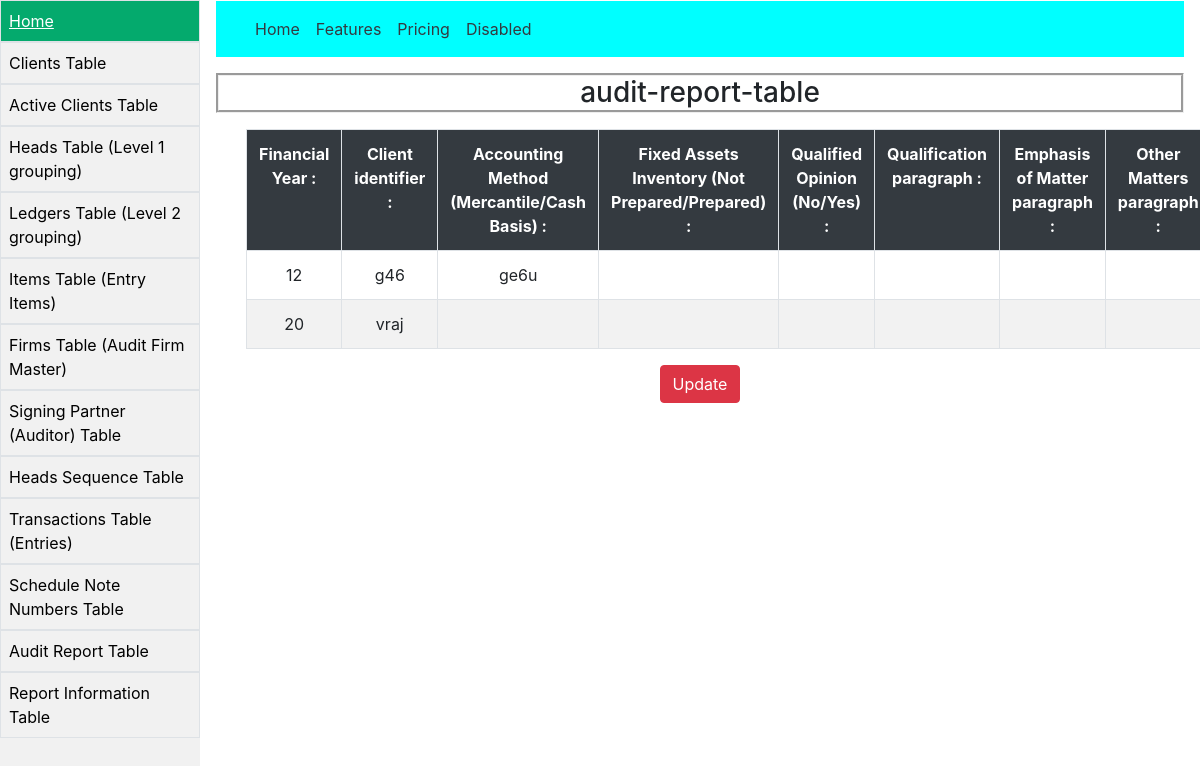
The page /form/display/audit-report-table-display.php on the database as committed earlier.
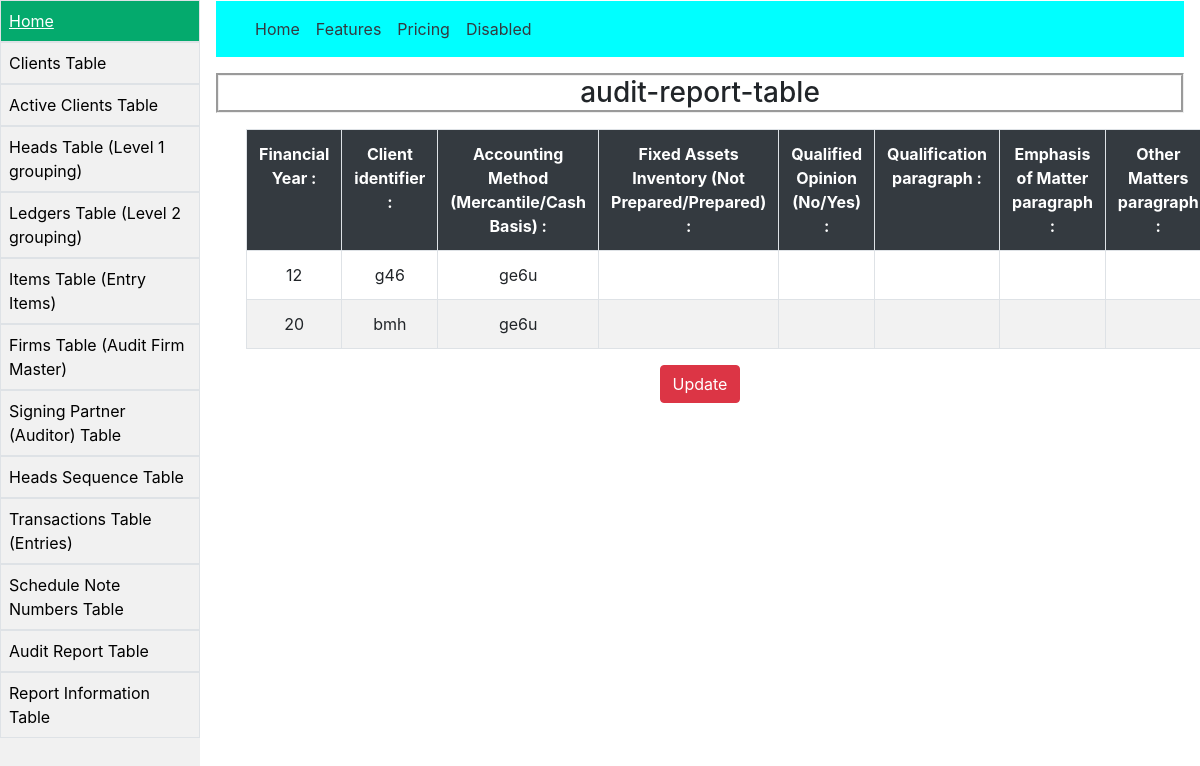
The same page on the database as committed later.
### tables this page shows
CREATE TABLE `audit_report_table` (
  `FY` varchar(255) NOT NULL,
  `CID` varchar(255) NOT NULL,
  `ACBASE` varchar(255) NOT NULL,
  `FAI` varchar(255) NOT NULL,
  `OPN` varchar(255) NOT NULL,
  `QLF` varchar(255) NOT NULL,
  `EOM` varchar(255) NOT NULL,
  `AOM` varchar(255) NOT NULL
);

### form/display/audit-report-table-display.php (the view, shortened to what this page needs)
<!DOCTYPE html>
<html lang="en" dir="ltr">
<head>
  <link rel="stylesheet" href="../style.css">
  <link href='https://unpkg.com/boxicons@2.0.7/css/boxicons.min.css' rel='stylesheet'>
  <link rel="stylesheet" href="https://maxcdn.bootstrapcdn.com/bootstrap/4.0.0/css/bootstrap.min.css">
</head>
<body>
  <div class="sidebar">
    <a class="formate border active" href="display-index.php">Home</a>
    <a class="formate border" href="clients-table-display.php">Clients Table</a>
    <a class="formate border" href="active-clients-table-display.php">Active Clients Table</a>
    <a class="formate border" href="heads-table-display.php">Heads Table (Level 1 grouping)</a>
    <a class="formate border" href="ledgers-table-display.php">Ledgers Table (Level 2 grouping)</a>
    <a class="formate border" href="items-table-display.php">Items Table (Entry Items)</a>
    <a class="formate border" href="firms-table-display.php">Firms Table (Audit Firm Master)</a>
    <a class="formate border" href="signing-partner-table-display.php">Signing Partner (Auditor) Table</a>
        <a class="formate border" href="heads-sequence-table-display.php">Heads Sequence Table</a>
    <a class="formate border" href="transactions-table-display.php">Transactions Table (Entries)</a>
    <a class="formate border" href="schedule-note-numbers-table-display.php">Schedule Note Numbers Table</a>
    <a class="formate border" href="audit-report-table-display.php">Audit Report Table</a>
    <a class="formate border" href="report-information-table-display.php">Report Information Table</a>
  </div>
  <div class="content ">
    <div class="fixed">
      <nav style="background-color:rgb(0, 255, 255) ;" class="navbar navbar-expand-lg bg-body-tertiary ">
        <div class="container-fluid">
          <div class="collapse navbar-collapse" id="navbarNav">
            <ul class="navbar-nav">
              <li class="nav-item">
                <a class="nav-link text-dark " aria-current="page" href="#">Home</a>
              </li>
              <li class="nav-item">
                <a class="nav-link text-dark" href="#">Features</a>
              </li>
              <li class="nav-item">
                <a class="nav-link text-dark" href="#">Pricing</a>
              </li>
              <li class="nav-item">
                <a class="nav-link text-dark">Disabled</a>
              </li>
            </ul>
          </div>
        </div>
      </nav>
    </div>
    <h3 class="h3 my-3 formate text-center">audit-report-table</h3>
    <div class="container">
      <div class="col-lg-12">
        <table id="tabledata" class=" table table-striped table-hover table-bordered">
          <tr class="bg-dark text-white text-center">
            <th>Financial Year : </th>
            <th>Client identifier : </th>
            <th>Accounting Method (Mercantile/Cash Basis) :</th>
            <th>Fixed Assets Inventory (Not Prepared/Prepared) :</th>
            <th>Qualified Opinion (No/Yes) :</th>
            <th>Qualification paragraph : </th>
            <th>Emphasis of Matter paragraph :</th>
            <th>Other Matters paragraph : </th>
          </tr>
          <?php
          $con = mysqli_connect('localhost', 'root');
          mysqli_select_db($con, 'exel');
          $q = "select * from audit_report_table ";
          $query = mysqli_query($con, $q);
          while ($res = mysqli_fetch_array($query)) {
          ?>
            <tr class="text-center">
              <td> <?php echo $res['FY'];  ?> </td>
              <td> <?php echo $res['CID'];  ?> </td>
              <td> <?php echo $res['ACBASE'];  ?> </td>
              <td> <?php echo $res['FAI'];  ?> </td>
              <td> <?php echo $res['OPN'];  ?> </td>
              <td> <?php echo $res['QLF'];  ?> </td>
              <td> <?php echo $res['EOM'];  ?> </td>
              <td> <?php echo $res['AOM'];  ?> </td>
            </tr>
          <?php
          }
          ?>
        </table>
      </div>
    </div>
    <div class="text-center">
      <button class="btn-danger btn"> <a href="updateart.php" class="text-white"> Update </a> </button>
    </div>
  </div>
</body>
</html>

Rows that differ between the two databases and show on the page:
removed audit_report_table: FY "20", CID "vraj"
added audit_report_table: FY "20", CID "bmh", ACBASE "ge6u"
